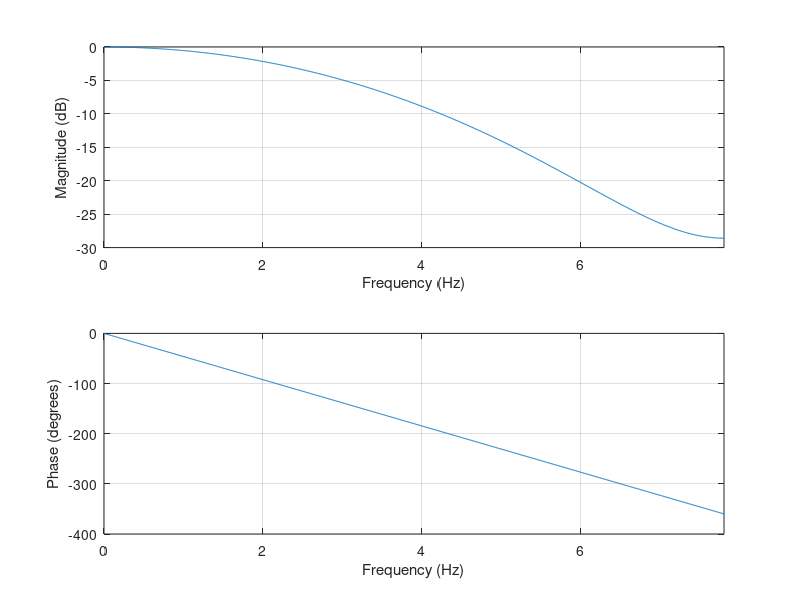

MATLAB code for this plot:
clc;clear;
pkg load signal;

fs = 125/8;          % MHz
fc = 0.5;            % MHz
b = fir1(4, fc/(fs/2), 'low');
freqz(b,1,1024,fs);  % plot in Hzs
[H,f] = freqz(b,1,2048,fs);
mag_dB = 20*log10(abs(H));
idx = find(mag_dB <= -6, 1);
f_cutoff = f(idx);
printf("−6 dB cutoff ≈ %.3f MHz\n", f_cutoff);

%
